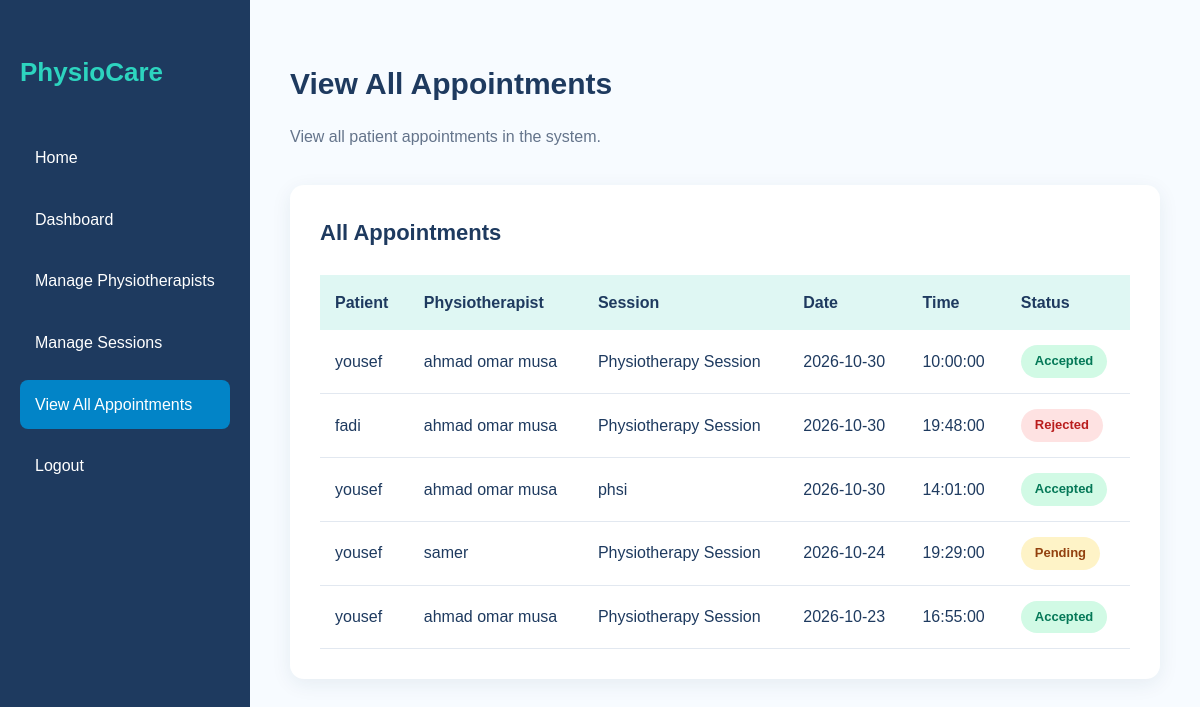
The app's page /admin/appointments.php (signed in) with its own data.
### tables this page shows
CREATE TABLE `appointments` (
  `id` int(11) NOT NULL,
  `patient_id` int(11) NOT NULL,
  `session_id` int(11) NOT NULL,
  `availability_id` int(11) NOT NULL,
  `status` varchar(20) NOT NULL DEFAULT 'Pending'
);

CREATE TABLE `users` (
  `id` int(11) NOT NULL,
  `name` varchar(100) NOT NULL,
  `email` varchar(100) NOT NULL,
  `password` varchar(255) NOT NULL,
  `role` varchar(20) NOT NULL DEFAULT 'patient'
);

CREATE TABLE `sessions` (
  `id` int(11) NOT NULL,
  `name` varchar(100) NOT NULL,
  `duration` int(11) NOT NULL,
  `price` decimal(10,2) NOT NULL
);

CREATE TABLE `availability` (
  `id` int(11) NOT NULL,
  `physiotherapist_id` int(11) NOT NULL,
  `available_date` date NOT NULL,
  `available_time` time NOT NULL
);

### classes/Database.php (called while the page is built, shortened)
<?php
class Database {
    public function __construct() {
        $host = "localhost";
        $dbname = "physiotherapy_db";
        $username = "root";
        $password = "";
        $this->connect = new PDO(
            "mysql:host=$host;dbname=$dbname;charset=utf8mb4",
            $username,
            $password
        );
    }
}

### classes/AdminAppointment.php (called while the page is built)
<?php
require_once __DIR__ . "/Database.php";
class AdminAppointment extends Database {
    public function getAllAppointments() {
        $sql = "SELECT
                    appointments.id,
                    patients.name AS patient_name,
                    physiotherapists.name AS physiotherapist_name,
                    sessions.name AS session_name,
                    availability.available_date,
                    availability.available_time,
                    appointments.status
                FROM appointments
                JOIN users AS patients
                    ON appointments.patient_id = patients.id
                JOIN availability
                    ON appointments.availability_id = availability.id
                JOIN users AS physiotherapists
                    ON availability.physiotherapist_id = physiotherapists.id
                JOIN sessions
                    ON appointments.session_id = sessions.id
                ORDER BY availability.available_date DESC";
        $stmt = $this->connect->prepare($sql);
        $stmt->execute();
        return $stmt->fetchAll(PDO::FETCH_ASSOC);
    }
}

### admin/appointments.php (the view, shortened to what this page needs)
<?php
require_once __DIR__ . "/../classes/AdminAppointment.php";
$adminAppointment = new AdminAppointment();
$appointments = $adminAppointment->getAllAppointments();
?>
<!DOCTYPE html>
<html lang="en">
<head>
    <link rel="stylesheet" href="../css/style.css">
</head>
<body>
<div class="dashboard-layout">
    <?php include __DIR__ . "/sidebar.php"; ?>
    <main class="dashboard-main">
        <div class="dashboard-header">
            <h1>View All Appointments</h1>
            <p>View all patient appointments in the system.</p>
        </div>
        <div class="management-card">
            <h2>All Appointments</h2>
            <?php if (count($appointments) > 0): ?>
                <div class="table-container">
                    <table class="management-table">
                        <thead>
                            <tr>
                                <th>Patient</th>
                                <th>Physiotherapist</th>
                                <th>Session</th>
                                <th>Date</th>
                                <th>Time</th>
                                <th>Status</th>
                            </tr>
                        </thead>
                        <tbody>
                            <?php foreach ($appointments as $appointment): ?>
                                <tr>
                                    <td><?= htmlspecialchars($appointment["patient_name"]) ?></td>
                                    <td><?= htmlspecialchars($appointment["physiotherapist_name"]) ?></td>
                                    <td><?= htmlspecialchars($appointment["session_name"]) ?></td>
                                    <td><?= htmlspecialchars($appointment["available_date"]) ?></td>
                                    <td><?= htmlspecialchars($appointment["available_time"]) ?></td>
                                    <td>
                                        <span class="status-badge status-<?= strtolower(htmlspecialchars($appointment["status"])) ?>">
                                            <?= htmlspecialchars($appointment["status"]) ?>
                                        </span>
                                    </td>
                                </tr>
                            <?php endforeach; ?>
                        </tbody>
                    </table>
                </div>
            <?php else: ?>
                <p>No appointments found.</p>
            <?php endif; ?>
        </div>
    </main>
</div>
</body>
</html>

### admin/sidebar.php
<?php
$currentPage = basename($_SERVER["PHP_SELF"]);
?>
<aside class="sidebar">
    <h2 class="sidebar-logo">PhysioCare</h2>
    <nav>
        <a href="../index.php">Home</a>
        <a href="dashboard.php" class="<?= $currentPage == 'dashboard.php' ? 'active' : '' ?>">
            Dashboard
        </a>
        <a href="physiotherapists.php" class="<?= $currentPage == 'physiotherapists.php' ? 'active' : '' ?>">
            Manage Physiotherapists
        </a>
        <a href="sessions.php" class="<?= $currentPage == 'sessions.php' ? 'active' : '' ?>">
            Manage Sessions
        </a>
        <a href="appointments.php" class="<?= $currentPage == 'appointments.php' ? 'active' : '' ?>">
            View All Appointments
        </a>
        <a href="../logout.php">Logout</a>
    </nav>
</aside>

### css/style.css (style rules this page uses)
:root { --primary: #0284C7; --secondary: #2DD4BF; --light-mint: #DFF7F3; --background: #F7FBFF; --text: #1E3A5F; --white: #FFFFFF; }
* { box-sizing: border-box; }
body { margin: 0; font-family: Arial, sans-serif; background: var(--background); color: var(--text); line-height: 1.6; }
h1, h2, h3 { color: var(--text); }
a { color: var(--primary); text-decoration: none; }
.auth-header p, .dashboard-header p, .dashboard-card p { color: #64748B; }
.dashboard-layout { display: flex; min-height: 100vh; }
.sidebar { width: 250px; background: var(--text); color: var(--white); padding: 30px 20px; }
.sidebar-logo { color: var(--secondary); font-size: 26px; margin-bottom: 40px; }
.sidebar nav { display: flex; flex-direction: column; gap: 12px; }
.sidebar nav a { color: var(--white); padding: 12px 15px; border-radius: 8px; transition: 0.3s; }
.sidebar nav a:hover, .sidebar nav a.active { background: var(--primary); text-decoration: none; }
.dashboard-main { flex: 1; min-width: 0; padding: 40px; }
.dashboard-header { margin-bottom: 35px; }
.dashboard-header h1 { font-size: 30px; margin-bottom: 8px; }
.dashboard-card, .management-card { background: var(--white); padding: 30px; border-radius: 14px; box-shadow: 0 5px 20px rgba(30, 58, 95, 0.08); }
.management-card { margin-bottom: 25px; }
.management-card h2 { margin-top: 0; margin-bottom: 25px; font-size: 22px; }
.table-container { width: 100%; overflow-x: auto; }
.management-table { width: 100%; border-collapse: collapse; text-align: left; }
.management-table th { background: var(--light-mint); padding: 15px; }
.management-table td { padding: 15px; border-bottom: 1px solid #E2E8F0; }
.status-badge { display: inline-block; padding: 6px 14px; border-radius: 20px; font-size: 13px; font-weight: bold; }
.status-pending { background: #FEF3C7; color: #92400E; }
.status-accepted { background: #D1FAE5; color: #047857; }
.status-rejected { background: #FEE2E2; color: #B91C1C; }

### records on screen
appointments: patient.name "yousef", users.name "ahmad omar musa", session.name "Physiotherapy Session", availability.available_date "2026-10-30", availability.available_time "10:00:00", status "Accepted"
appointments: patient.name "fadi", users.name "ahmad omar musa", session.name "Physiotherapy Session", availability.available_date "2026-10-30", availability.available_time "19:48:00", status "Rejected"
appointments: patient.name "yousef", users.name "ahmad omar musa", session.name "phsi", availability.available_date "2026-10-30", availability.available_time "14:01:00", status "Accepted"
appointments: patient.name "yousef", users.name "samer", session.name "Physiotherapy Session", availability.available_date "2026-10-24", availability.available_time "19:29:00", status "Pending"
appointments: patient.name "yousef", users.name "ahmad omar musa", session.name "Physiotherapy Session", availability.available_date "2026-10-23", availability.available_time "16:55:00", status "Accepted"
